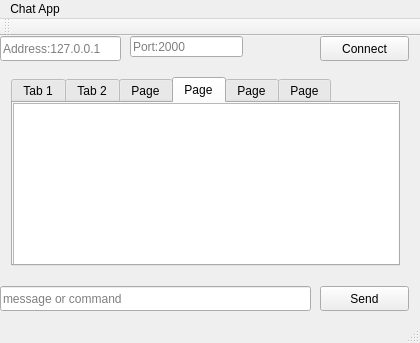
<?xml version="1.0" encoding="UTF-8"?>
<ui version="4.0">
 <class>MainWindow</class>
 <widget class="QMainWindow" name="MainWindow">
  <property name="geometry">
   <rect>
    <x>0</x>
    <y>0</y>
    <width>420</width>
    <height>343</height>
   </rect>
  </property>
  <property name="windowTitle">
   <string>MainWindow</string>
  </property>
  <widget class="QWidget" name="centralWidget">
   <widget class="QWidget" name="verticalLayoutWidget">
    <property name="geometry">
     <rect>
      <x>0</x>
      <y>30</y>
      <width>411</width>
      <height>211</height>
     </rect>
    </property>
    <layout class="QVBoxLayout" name="verticalLayout">
     <item>
      <widget class="QTabWidget" name="tabWidget">
       <property name="currentIndex">
        <number>3</number>
       </property>
       <widget class="QWidget" name="tab">
        <attribute name="title">
         <string>Tab 1</string>
        </attribute>
        <widget class="QPlainTextEdit" name="plainTextEdit">
         <property name="geometry">
          <rect>
           <x>0</x>
           <y>0</y>
           <width>401</width>
           <height>171</height>
          </rect>
         </property>
        </widget>
       </widget>
       <widget class="QWidget" name="tab_2">
        <attribute name="title">
         <string>Tab 2</string>
        </attribute>
        <widget class="QPlainTextEdit" name="plainTextEdit_2">
         <property name="geometry">
          <rect>
           <x>0</x>
           <y>0</y>
           <width>411</width>
           <height>181</height>
          </rect>
         </property>
        </widget>
       </widget>
       <widget class="QWidget" name="tab_3">
        <attribute name="title">
         <string>Page</string>
        </attribute>
        <widget class="QPlainTextEdit" name="plainTextEdit_3">
         <property name="geometry">
          <rect>
           <x>0</x>
           <y>0</y>
           <width>411</width>
           <height>181</height>
          </rect>
         </property>
        </widget>
       </widget>
       <widget class="QWidget" name="tab_4">
        <attribute name="title">
         <string>Page</string>
        </attribute>
        <widget class="QPlainTextEdit" name="plainTextEdit_4">
         <property name="geometry">
          <rect>
           <x>0</x>
           <y>0</y>
           <width>411</width>
           <height>181</height>
          </rect>
         </property>
        </widget>
       </widget>
       <widget class="QWidget" name="tab_5">
        <attribute name="title">
         <string>Page</string>
        </attribute>
        <widget class="QPlainTextEdit" name="plainTextEdit_5">
         <property name="geometry">
          <rect>
           <x>0</x>
           <y>0</y>
           <width>411</width>
           <height>181</height>
          </rect>
         </property>
        </widget>
       </widget>
       <widget class="QWidget" name="tab_6">
        <attribute name="title">
         <string>Page</string>
        </attribute>
        <widget class="QPlainTextEdit" name="plainTextEdit_6">
         <property name="geometry">
          <rect>
           <x>0</x>
           <y>0</y>
           <width>401</width>
           <height>181</height>
          </rect>
         </property>
        </widget>
       </widget>
      </widget>
     </item>
    </layout>
   </widget>
   <widget class="QPushButton" name="connect_Button">
    <property name="geometry">
     <rect>
      <x>320</x>
      <y>0</y>
      <width>89</width>
      <height>25</height>
     </rect>
    </property>
    <property name="text">
     <string>Connect</string>
    </property>
   </widget>
   <widget class="QLineEdit" name="custom_address">
    <property name="geometry">
     <rect>
      <x>0</x>
      <y>0</y>
      <width>121</width>
      <height>25</height>
     </rect>
    </property>
    <property name="autoFillBackground">
     <bool>false</bool>
    </property>
    <property name="text">
     <string/>
    </property>
    <property name="placeholderText">
     <string>Address:127.0.0.1</string>
    </property>
   </widget>
   <widget class="QLineEdit" name="command_input">
    <property name="geometry">
     <rect>
      <x>0</x>
      <y>250</y>
      <width>311</width>
      <height>25</height>
     </rect>
    </property>
    <property name="text">
     <string/>
    </property>
    <property name="placeholderText">
     <string>message or command</string>
    </property>
   </widget>
   <widget class="QPushButton" name="send_button">
    <property name="geometry">
     <rect>
      <x>320</x>
      <y>250</y>
      <width>89</width>
      <height>25</height>
     </rect>
    </property>
    <property name="text">
     <string>Send</string>
    </property>
   </widget>
   <widget class="QLineEdit" name="custom_port">
    <property name="geometry">
     <rect>
      <x>130</x>
      <y>0</y>
      <width>113</width>
      <height>21</height>
     </rect>
    </property>
    <property name="text">
     <string/>
    </property>
    <property name="placeholderText">
     <string>Port:2000</string>
    </property>
   </widget>
  </widget>
  <widget class="QMenuBar" name="menuBar">
   <property name="geometry">
    <rect>
     <x>0</x>
     <y>0</y>
     <width>420</width>
     <height>22</height>
    </rect>
   </property>
   <widget class="QMenu" name="menuChat_App">
    <property name="title">
     <string>Chat App</string>
    </property>
   </widget>
   <addaction name="menuChat_App"/>
  </widget>
  <widget class="QToolBar" name="mainToolBar">
   <attribute name="toolBarArea">
    <enum>TopToolBarArea</enum>
   </attribute>
   <attribute name="toolBarBreak">
    <bool>false</bool>
   </attribute>
  </widget>
  <widget class="QStatusBar" name="statusBar"/>
 </widget>
 <layoutdefault spacing="6" margin="11"/>
 <resources/>
 <connections/>
</ui>
